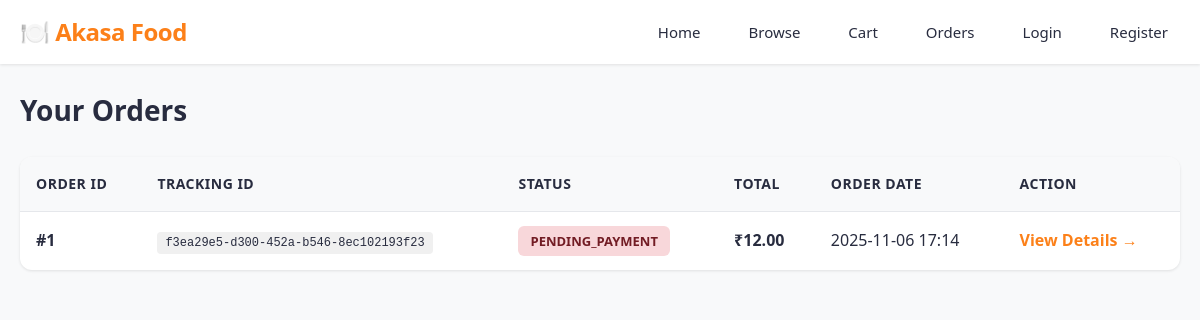
Page /orders (signed in) on the committed database.
### app/models.py (models this page shows)
class Order(SQLModel, table=True):
    id: Optional[int] = Field(default=None, primary_key=True)
    user_id: int = Field(foreign_key="user.id")
    created_at: datetime = Field(default_factory=datetime.utcnow)
    total_cents: int = 0
    status: str = "PLACED"  # PLACED, SHIPPED, DELIVERED, CANCELLED
    tracking_id: str = ""
    payment_status: str = "PENDING"  # PENDING, PAID, FAILED, REFUNDED
    user: Optional[User] = Relationship(back_populates="orders")
    items: list["OrderItem"] = Relationship(back_populates="order")
    payments: list["Payment"] = Relationship(back_populates="order")

### app/routers/orders.py (the view)
@router.get("")
async def list_orders(request: Request, session: Session = Depends(get_session), user: User = Depends(get_current_user)):
    orders = session.exec(select(Order).where(Order.user_id == user.id).order_by(Order.created_at.desc())).all()
    return templates.TemplateResponse("orders.html", {"request": request, "orders": orders})

### app/templates/orders.html
{% extends 'base.html' %}
{% block content %}
<h2>Your Orders</h2>
{% if orders|length == 0 %}
<div class="empty-state">
  <div class="empty-state-icon">📦</div>
  <h3>No orders yet</h3>
  <p>Start ordering to see your order history here!</p>
  <a href="/items" class="btn" style="margin-top: 20px; display: inline-block;">Browse Menu</a>
</div>
{% else %}
<table>
  <thead>
    <tr>
      <th>Order ID</th>
      <th>Tracking ID</th>
      <th>Status</th>
      <th>Total</th>
      <th>Order Date</th>
      <th>Action</th>
    </tr>
  </thead>
  <tbody>
  {% for o in orders %}
    <tr>
      <td><strong>#{{ o.id }}</strong></td>
      <td><code style="background: #f0f0f0; padding: 4px 8px; border-radius: 4px; font-size: 12px;">{{ o.tracking_id }}</code></td>
      <td>
        <span style="padding: 6px 12px; border-radius: 6px; font-size: 13px; font-weight: 600;
          {% if o.status == 'DELIVERED' %}background: #d4edda; color: #155724;
          {% elif o.status == 'SHIPPED' %}background: #cce5ff; color: #004085;
          {% elif o.status == 'PLACED' %}background: #fff3cd; color: #856404;
          {% else %}background: #f8d7da; color: #721c24;{% endif %}">
          {{ o.status }}
        </span>
      </td>
      <td><strong>₹{{ '%.2f' % (o.total_cents/100) }}</strong></td>
      <td>{{ o.created_at.strftime('%Y-%m-%d %H:%M') if o.created_at else 'N/A' }}</td>
      <td><a href="/orders/{{ o.id }}" style="color: var(--primary-color); font-weight: 600;">View Details →</a></td>
    </tr>
  {% endfor %}
  </tbody>
</table>
{% endif %}
{% endblock %}

### app/static/styles.css (style rules this page uses)
:root { --primary-color: #fc8019; --primary-dark: #e6700e; --secondary-color: #60b246; --text-dark: #282c3f; --text-light: #686b78; --bg-light: #f8f9fa; --bg-white: #ffffff; --border-color: #e5e7eb; --shadow-sm: 0 1px 3px rgba(0, 0, 0, 0.1); --shadow-md: 0 4px 6px rgba(0, 0, 0, 0.1); --shadow-lg: 0 10px 25px rgba(0, 0, 0, 0.15); }
* { box-sizing: border-box; }
body { font-family: 'Segoe UI', Tahoma, Geneva, Verdana, sans-serif; margin: 0; padding: 0; background-color: var(--bg-light); color: var(--text-dark); line-height: 1.6; }
h2 { font-size: 28px; font-weight: 700; color: var(--text-dark); margin: 0 0 24px 0; }
table { width: 100%; border-collapse: separate; border-spacing: 0; background: var(--bg-white); border-radius: 12px; overflow: hidden; box-shadow: var(--shadow-sm); }
thead { background: var(--bg-light); }
th { padding: 16px; text-align: left; font-weight: 600; color: var(--text-dark); font-size: 14px; text-transform: uppercase; letter-spacing: 0.5px; }
td { padding: 16px; border-top: 1px solid var(--border-color); color: var(--text-dark); }
a { color: var(--primary-color); text-decoration: none; transition: color 0.2s; }

### rows in the picture
Order: id "1", tracking_id "f3ea29e5-d300-452a-b546-8ec102193f23", status "PENDING_PAYMENT", o.total_cents/100 "12.00", created_at "2025-11-06 17:14"
